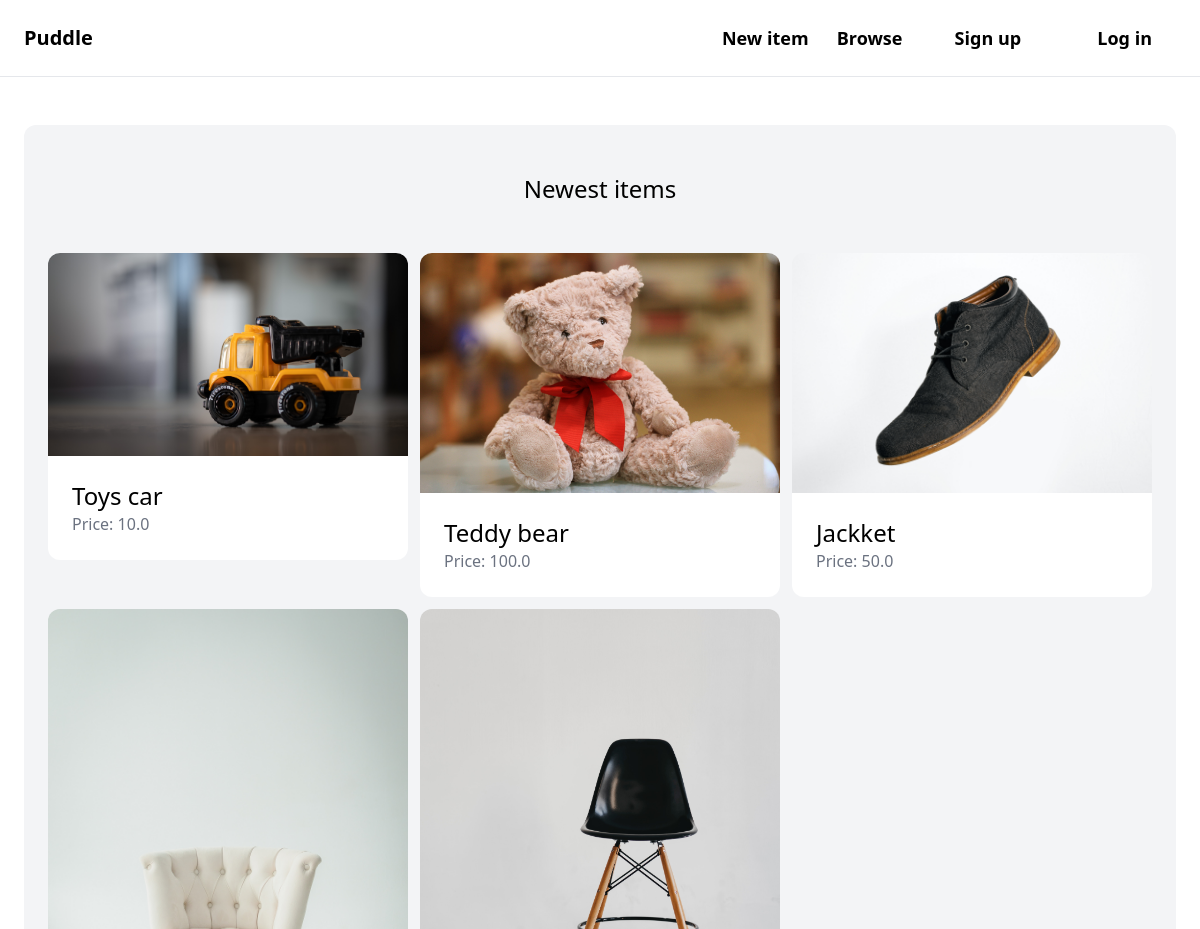
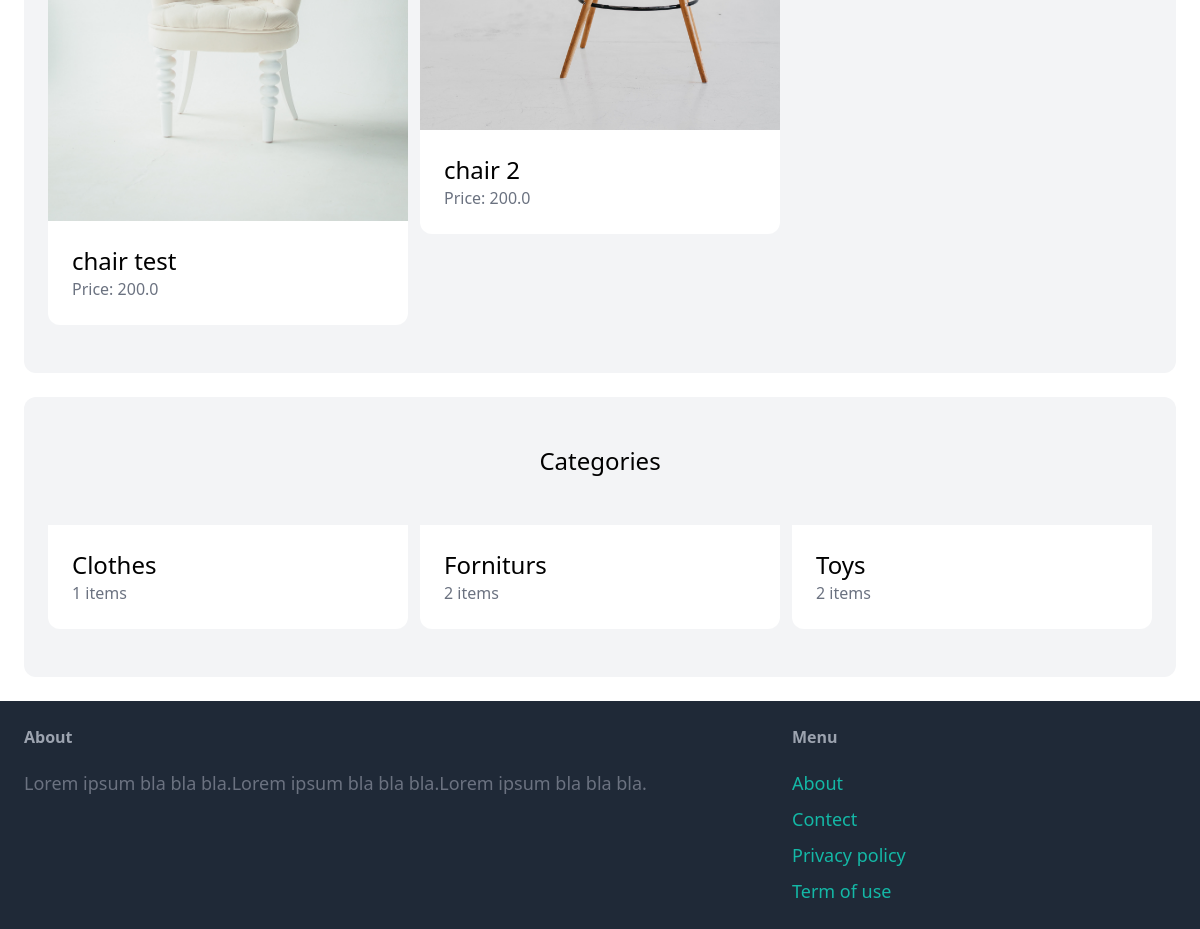
The page / on the database its author committed (2 pictures, top to bottom).
### item/models.py (models this page shows, shortened)
class Item(models.Model):
    category = models.ForeignKey(Category, related_name='items', on_delete=CASCADE)
    name = models.CharField(max_length=255)
    descripion = models.TextField(blank=True, null=True)
    price = models.FloatField()
    image = models.ImageField(upload_to='item_images', blank=True, null=True)
    is_sold = models.BooleanField(default=False)
    created_by = models.ForeignKey(User, related_name='item', on_delete=models.CASCADE)
    created_at = models.DateField(auto_now_add=True)

class Category(models.Model):
    name = models.CharField(max_length=255)
    class Meta:
        ordering = ('name',)
        verbose_name_plural = 'Categories'

### core/views.py (the view)
# urls.py: path('', views.index, name='index'),
def index(requenst):
    items = Item.objects.filter(is_sold=False)[0:6]
    categories = Category.objects.all()
    context = {
        'categories' : categories,
        'items' : items
    }
    return render(requenst, 'core/index.html', context)

### core/templates/core/index.html (shortened to what this page needs)
{% extends 'core/base.html' %}
{% block content %}
<div class="mt-6 px-6 py-12 bg-gray-100 rounded-xl">
    <h2 class="mb-12 text-2xl text-center"> Newest items</h2>
    <div class="grid grid-cols-3 gap-3">
        {% for item in items %}
            <div>
                <a href=" {% url 'item:detail' item.id %}">
                    <div>
                        <img src="{{ item.image.url }}" class="rounded-t-xl">
                    </div>
                    <div class="p-6 bg-white rounded-b-xl">
                        <h2 class="text-2xl"> {{ item.name }}</h2>
                        <p class="text-gray-500"> Price:  {{ item.price }}</p>
                    </div>
                </a>
            </div>
        {% endfor %}
    </div>
</div>
<div class="mt-6 px-6 py-12 bg-gray-100 rounded-xl">
    <h2 class="mb-12 text-2xl text-center"> Categories</h2>
    <div class="grid grid-cols-3 gap-3">
        {% for category in categories%}
        <div>
            <a href="#">
                <div class="p-6 bg-white rounded-b-xl">
                    <h2 class="text-2xl"> {{ category.name }}</h2>
                    <p class="text-gray-500"> {{ category.items.count}} items</p>
                </div>
            </a>
        </div>
        {% endfor %}
    </div>
</div>
{% endblock %}

### core/templates/core/base.html (shortened to what this page needs)
<!doctype html>
<html>
    <head>
        <script src="https://cdn.tailwindcss.com"></script>
    </head>
    <body>
      <nav class="py-6 px-6 flex justify-between items-center border-b border-gray-200">
        <a href="/" class="text-xl font-semibold"> Puddle</a>
        <div class="space-x-6">
          <a href="{% url 'item:new' %}" class="text-lg font-semibold hover:text-gray-500">New item</a>
          <a href="#" class="text-lg font-semibold hover:text-gray-500">Browse</a>
            {% if request.user.is_authenticated %}
            <a href="#" class="text-lg font-semibold hover:bg-teal-700 px-6 py-3 bd-teal-500 rounded-xl">InBox</a>
            <a href="{% url 'dashboard:index' %}" class="text-lg font-semibold hover:bg-gray-700 px-6 py-3 bd-gray-500 rounded-xl">Dashboard</a>
            {% else %}
              <a href="{% url 'core:signup' %}" class="text-lg font-semibold hover:bg-teal-700 px-6 py-3 bd-teal-500 rounded-xl">Sign up</a>
              <a href=" {% url 'core:login'  %}" class="text-lg font-semibold hover:bg-gray-700 px-6 py-3 bd-gray-500 rounded-xl">Log in</a>
            {% endif %}
        </div>
      </nav>
        <div class="px-6 py-6">
          {% block content %}
          {% endblock %}
        </div>
      <footer class="py-6 px-6 flex justify-between bg-gray-800">
        <div class="w-2/3 pr-10">
          <h3 class="mb-5 font-semibold text-gray-400">About</h3>
          <p class="text-lg text-gray-500">Lorem ipsum bla bla bla.Lorem ipsum bla bla bla.Lorem ipsum bla bla bla.</p>
        </div>
        <div class="w-1/3">
          <h3 class="mb-5 font-semibold text-gray-400"> Menu </h3>
          <ul class="space-y-2">
            <li><a href="#" class="text-lg text-teal-500 hover:text-teal-700">About</a> </li>
            <li><a href="{% url 'core:contact' %}" class="text-lg text-teal-500 hover:text-teal-700">Contect</a> </li>
            <li><a href="#" class="text-lg text-teal-500 hover:text-teal-700">Privacy policy</a> </li>
            <li><a href="#" class="text-lg text-teal-500 hover:text-teal-700">Term of use</a> </li>
          </ul>
        </div>
      </footer>
    </body>
</html>

### rows shown on the page
Item: image (picture), name "Toys car", price "10.0"
Item: image (picture), name "Teddy bear", price "100.0"
Item: image (picture), name "Jackket", price "50.0"
Item: image (picture), name "chair test", price "200.0"
Item: image (picture), name "chair 2", price "200.0"
Category: name "Clothes", items.count "1"
Category: name "Forniturs", items.count "2"
Category: name "Toys", items.count "2"
